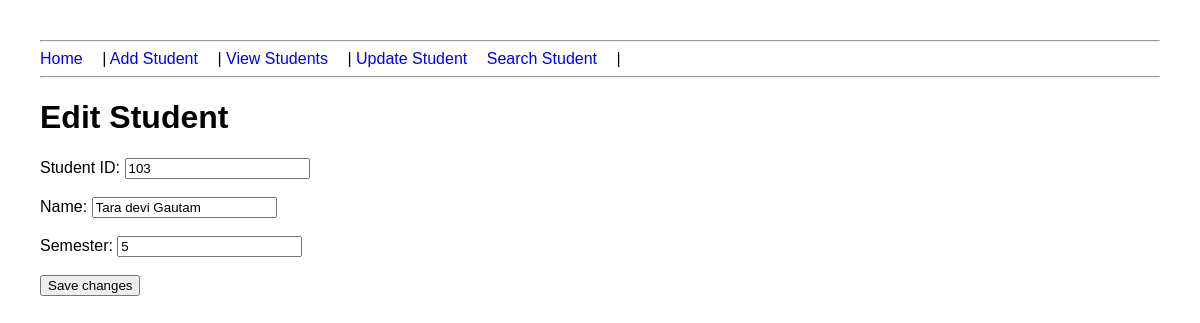
The app's page /update/103 with its own data.
### tables this page shows
CREATE TABLE students(
        student_id TEXT PRIMARY KEY,
        name TEXT,
        semester INTEGER);

### app.py (the view, shortened to what this page needs)
@app.route("/update/<student_id>", methods=["GET", "POST"])
def edit_student(student_id):
    student = search_student(student_id)
    return render_template("edit_student.html",
                           student=student)

### database.py (called while the page is built)
def search_student(student_id):
    conn = sqlite3.connect("school.db")
    cursor = conn.cursor()
    cursor.execute(
        """
        SELECT * FROM students
        WHERE student_id=?""",
        (student_id,)
    )
    student =  cursor.fetchone()
    conn.close()
    return student

### templates/edit_student.html (shortened to what this page needs)
<!DOCTYPE html>
<html>
    <head>
    </head>
    <body>
        {% include 'navbar.html' %}
        <h1>Edit Student</h1>
        <form method="POST">
            Student ID:
            <input
            type="text"
            value="{{ student[0] }}"
            readonly>
            <br><br>
            Name:
            <input
            type="text"
            name="name"
            value="{{ student[1] }}">
            <br><br>
            Semester:
            <input
            type="number"
            name="semester"
            value="{{ student[2] }}">
            <br><br>
            <button type="submit">
                Save changes
            </button>
        </form>
    </body>
</html>

### static/style.css (style rules this page uses)
body { font-family: Arial; margin: 40px; }

### records on screen
students: student_id "103", name "Tara devi Gautam", semester "5"
